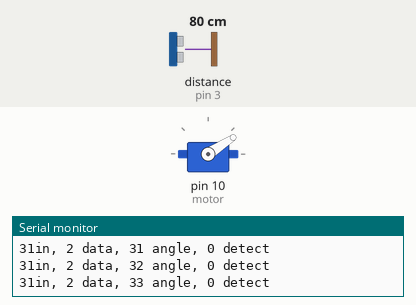
Bench run of a sketch on a simulated Arduino Uno, built with avr-gcc and run on an emulated ATmega328P. Shown: servo, the last lines printed to the serial monitor. Wiring (inferred from the names in the program): ultrasonic range finder: trigger pin 4; echo pin 3. The test bench sets the inputs (shaded band); at power-on: distance to the obstacle (sensor on pin 3) 80 cm. The echo pulse lasts 58.3 µs per cm; no radio packets arrive unless stated.

Above: at 1.2 s.
1.3 s: distance to the obstacle (sensor on pin 3) set to 18 cm
At 2.46 s:
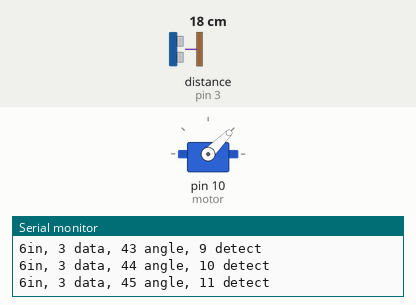
4.3 s: distance to the obstacle (sensor on pin 3) set to 9 cm
At 4.53 s:
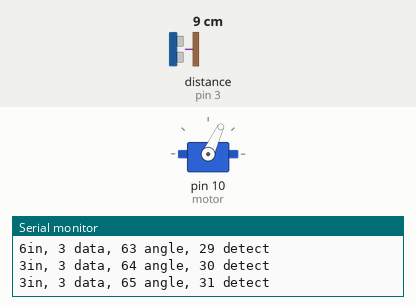
7.3 s: distance to the obstacle (sensor on pin 3) set to 120 cm
At 7.54 s:
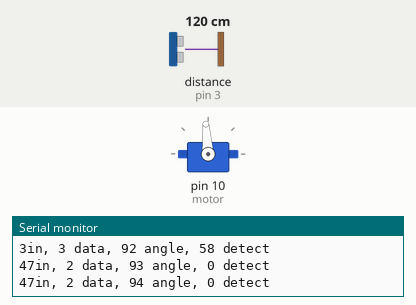
16.3 s: distance to the obstacle (sensor on pin 3) set to 299 cm
Timing chart, 0 to 20.3 s (numbered marks = the images above; inputs shaded):
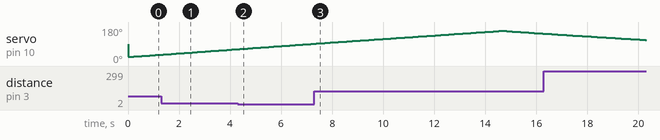

The sketch:

pipe3.ino
```cpp
// Ultra Sonic Sensor Code (PIPE 1 & PIPE 3)
// Names: Ashley Youngwirth, Zane Shreve, Amanda Ryerse, Jake Brumfield
// Project: JAAZ home security system
// Source Code: PIPE 3

#include <SPI.h>
#include "RF24.h"
#include <Servo.h>

//Attachment to SPI bus is implicit:
//RF24 SCK to Pin 13
//RF24 MOSI to Pin 11
//RF24 MISO to Pin 12

//RF24 VCC to 3.3 V
//RF24 gnd to gnd`

//Attach the RF24 module control pins to 7 & 8
RF24 radio(7,8);

// Servo Motor variable
Servo motor;
int state = 0;
int theta = 21;


// Set an address for a communication pipe (same as receiver)
const uint64_t pipe1 = 0xE8E8F0F0E1LL;
const uint64_t pipe2 = 0xE8E8F0F0E2LL;
const uint64_t pipe3 = 0xE8E8F0F0E3LL;

// UltraSonic pins
int trig = 4;
int echo = 3;

// value will be sent through RF transmitter
int data;

int detect = 0;

 long duration, inches;

void setup() {

  // initialize serial communication:
  Serial.begin(9600);

  radio.begin();

  motor.attach(10);
  //Communicate on an open channel (same as receiver)
  radio.setChannel(108);

   //Tell the RF24 we're going to be transmitting

  //Open pipe1 for Ashley's arduino
  //radio.openWritingPipe(pipe1);
  //Open pipe2 for Amanda's arduino
  //radio.openWritingPipe(pipe2);

  //Open pipe3 for Jake's arduino
   radio.openWritingPipe(pipe3);

  //Open pipe4 for LCD screen
  //radio.openWritingPipe(pipe4);
}

void moveServo(){
  // Checks the position and changes states
    if (theta <= 20)
        state = 0;

    if (theta >= 160)
        state = 1;

 // Checks the state and moves the position of the servo motor
    if (state == 0)
        theta = theta+1;

    if (state == 1)
        theta = theta-1;

  // Moves the motor
  motor.write(theta);

}

void loop() {


  pinMode(trig, OUTPUT);              // 4 pin ultraSonic sensor
  //pinMode(ultra, OUTPUT);           // 3 pin ultraSonic sensor
  digitalWrite(trig, LOW);            // 4 pin ultraSonic sensor
  //digitalWrite(ultra, LOW);         // 3 pin ultraSonic sensor
  delayMicroseconds(5);
  digitalWrite(trig, HIGH);           // 4 pin ultraSonic sensor
  //digitalWrite(ultra, HIGH);        // 3 pin ultraSonic sensor
  delayMicroseconds(5);
  digitalWrite(trig, LOW);            // 4 pin ultraSonic sensor
  //digitalWrite(ultra, LOW);         // 3 pin ultraSonic sensor

  pinMode(echo, INPUT);               // 4 pin ultraSonic sensor
  //pinMode(ultra, INPUT);            // 3 pin ultraSonic sensor

  duration = pulseIn(echo, HIGH);       // 4 pin ultraSonic sensor
  //duration = pulseIn(ultra, HIGH);   //3 pin ultraSonic sensor

  // Converts the duration of pings into inches
  inches = toInches(duration);

  // Moves the servo Motor
   moveServo();


  // Checks to see if if there is an object within 10 inches.

  // Object is still being picked up
    if (inches < 15 && detect < 7){
      data = 3;
      detect++;

    }

  // Object is detected for the first time
    else if (inches < 15  && detect >= 7){
      detect++;
      data = 3;
      radio.write(&data, sizeof(data));
    }

   // No objects are detected
    else if (inches >= 15 && detect < 7){
      data = 2;
      detect = 0;
    }

  // Object is not detected for the first time since an object
  // has been detected or the alarm has been locked.
    else{
      data = 2;
      radio.write(&data, sizeof(data));
      detect = 0;

    }

  displaySerial();


}
// TESTING PURPOSES ONLY
void displaySerial(){

    Serial.print(inches);
    Serial.print("in, ");
    Serial.print(data);
    Serial.print(" data, ");
    Serial.print(theta);
    Serial.print(" angle, ");
    Serial.print(detect);
    Serial.print(" detect");
    Serial.println();
    delay(100);
}

// Method that converts the time of the pings to inches.
long toInches(long microseconds) {return microseconds / 74 / 2;}
```

Measured:
- by itself, servo on pin 10 (motor): rises from 92° to 160° in 7.3 s, then falls to 145° in 1.6 s
